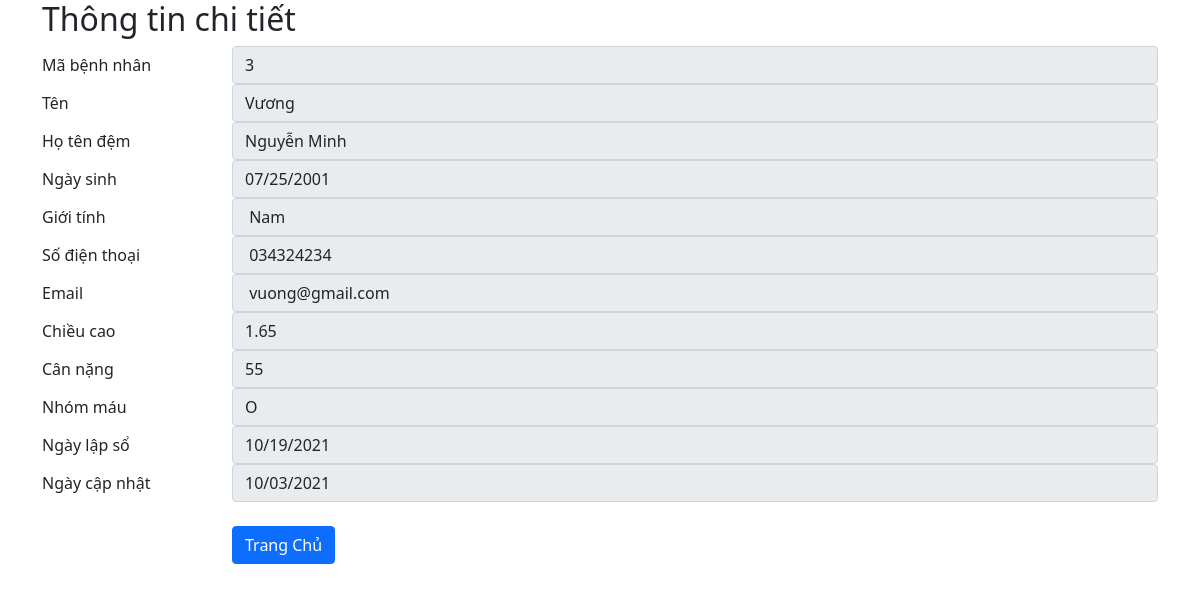
Screenshot of /information-patient.php?patientid=3 with the database file from the repository.
### tables this page shows
CREATE TABLE `patient` (
  `patientid` int(10) NOT NULL,
  `firstname` varchar(100) NOT NULL,
  `lastname` varchar(100) NOT NULL,
  `dateofbirth` date NOT NULL,
  `gender` varchar(100) NOT NULL,
  `mobile` varchar(100) NOT NULL,
  `email` varchar(100) NOT NULL,
  `height` float NOT NULL,
  `weight` float NOT NULL,
  `blood_type` varchar(100) NOT NULL,
  `created_on` date NOT NULL,
  `modified_on` date NOT NULL
);

### src/information-patient.php (the view, shortened to what this page needs)
<?php
    include('./config.php');
    if(isset($_GET['patientid'])){
        $patientid =$_GET['patientid'];
        $sql1 ="SELECT * FROM `patient` WHERE patientid = '$patientid'";
        $result1 = mysqli_query($conn,$sql1);
        if($result1){
            $row  = mysqli_fetch_assoc($result1);
            $patientid1 =$row['patientid'];
            $fname1 = $row['firstname'];
            $lname1 = $row['lastname'];
            $date1 = $row['dateofbirth'];
            $gender1 = $row['gender'];
            $mobile1 = $row['mobile'];
            $email1 = $row['email'];
            $height1 = $row['height'];
            $weight1 = $row['weight'];
            $blood_type1 = $row['blood_type'];
            $created_on1 = $row['created_on'];
            $modified_on1 = $row['modified_on'];
        }
    }
?>
<!DOCTYPE html>
<html lang="en">
<head>
    <link href="https://cdn.jsdelivr.net/npm/bootstrap@5.0.2/dist/css/bootstrap.min.css" rel="stylesheet">
</head>
<body>
<main class="container">
    <h2>Thông tin chi tiết</h2>
   <form action="" method="post">
   <div class="form-group row">
        <label for="empPostion" class="col-sm-2 col-form-label">Mã bệnh nhân</label>
        <div class="col-sm-10">
            <input readonly type="text" class="form-control" id="firstname" name="firstname" value="<?php echo $patientid1;?>">
        </div>
    </div>
    <div class="form-group row">
        <label for="empPostion" class="col-sm-2 col-form-label">Tên</label>
        <div class="col-sm-10">
            <input readonly type="text" class="form-control" id="firstname" name="firstname" value="<?php echo  $fname1;?>">
        </div>
    </div>
    <div class="form-group row">
        <label for="empEmail" class="col-sm-2 col-form-label">Họ tên đệm</label>
        <div class="col-sm-10">
            <input readonly type="text" class="form-control" id="lastname" name="lastname" value="<?php echo $lname1;?>">
        </div>
    </div>
    <div class="form-group row">
        <label for="empMobile" class="col-sm-2 col-form-label">Ngày sinh</label>
        <div class="col-sm-10">
            <input readonly type="date" class="form-control" id="dateofbirth" name="dateofbirth" value="<?php echo $date1;?>">
        </div>
    </div>
    <div class="form-group row">
        <label for="empMobile" class="col-sm-2 col-form-label">Giới tính</label>
        <div class="col-sm-10">
            <input readonly type="text" class="form-control" id="gender" name="gender" value="<?php echo  $gender1;?>">
        </div>
    </div>
    <div class="form-group row">
        <label for="empMobile" class="col-sm-2 col-form-label">Số điện thoại</label>
        <div class="col-sm-10">
            <input readonly type="tel" class="form-control" id="mobile" name="mobile" value="<?php echo  $mobile1;?>">
        </div>
    </div>
    <div class="form-group row">
        <label for="empMobile" class="col-sm-2 col-form-label">Email</label>
        <div class="col-sm-10">
            <input readonly type="tel" class="form-control" id="email" name="email" value="<?php echo  $email1;?>">
        </div>
    </div>
    <div class="form-group row">
        <label for="empMobile" class="col-sm-2 col-form-label">Chiều cao</label>
        <div class="col-sm-10">
            <input readonly type="text" class="form-control" id="height" name="height" value="<?php echo  $height1;?>">
        </div>
    </div>
    <div class="form-group row">
        <label for="empMobile" class="col-sm-2 col-form-label">Cân nặng</label>
        <div class="col-sm-10">
            <input readonly type="text" class="form-control" id="weight" name="weight" value="<?php echo $weight1 ;?>">
        </div>
    </div>
    <div class="form-group row">
        <label for="empMobile" class="col-sm-2 col-form-label">Nhóm máu</label>
        <div class="col-sm-10">
            <input readonly type="text" class="form-control" id="blood_type" name="blood_type" value="<?php echo $blood_type1;?>">
        </div>
    </div>
    <div class="form-group row">
        <label for="empMobile" class="col-sm-2 col-form-label">Ngày lập sổ</label>
        <div class="col-sm-10">
            <input readonly type="date" class="form-control" id="created_on" name="created_on" value="<?php echo  $created_on1;?>">
        </div>
    </div>
    <div class="form-group row">
        <label for="empMobile" class="col-sm-2 col-form-label">Ngày cập nhật</label>
        <div class="col-sm-10">
            <input readonly type="date" class="form-control" id="modified_on" name="modified_on" value="<?php echo  $modified_on1;?>">
        </div>
    </div>
    <br>
    <div class="form-group row">
        <label for="empEmail" class="col-sm-2 col-form-label"></label>
        <div class="col-sm-10">
      <a href="./index.php" class="btn btn-primary">Trang Chủ</a>
        </div>
    </div>
    </form>
</main>
</body>
</html>

### rows the page displays
patient: firstname "3", firstname "Vương", lastname "Nguyễn Minh", dateofbirth "07/25/2001", gender "Nam", mobile "034324234", email "vuong@gmail.com", height "1.65", weight "55", blood_type "O", created_on "10/19/2021", modified_on "10/03/2021"
